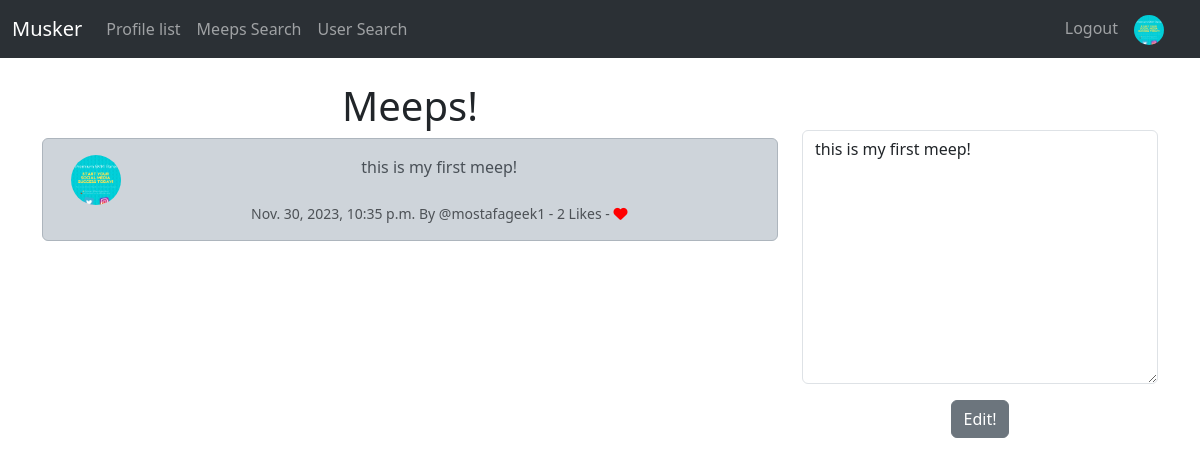
/meep_edit/1 (signed in), run on the app's committed database.
### musker/models.py (models this page shows, shortened)
class Profile(models.Model):
    user = models.OneToOneField(User, on_delete=models.CASCADE)
    follows = models.ManyToManyField("self",
                                     related_name="followed_by",
                                     symmetrical=False,
                                     blank=True)
    date_modified = models.DateTimeField(User, auto_now=True)
    profile_image = models.ImageField(null=True,
                                      blank=True,
                                      upload_to="images/")
    profile_bio = models.CharField(null=True, blank=True, max_length=300)
    website_link = models.CharField(null=True, blank=True, max_length=100)
    instagram_link = models.CharField(null=True, blank=True, max_length=100)
    facebook_link = models.CharField(null=True, blank=True, max_length=100)

class Meep(models.Model):
    user = models.ForeignKey(
        User, related_name="meeps",
        on_delete=models.DO_NOTHING
    )
    body = models.CharField(max_length=200)
    created_at = models.DateTimeField(auto_now_add=True)
    likes = models.ManyToManyField(User, related_name="meep_like", blank=True)
    def number_of_likes(self):
        return self.likes.count()

### musker/views.py (the view)
# urls.py: path('meep_edit/<int:pk>', views.meep_edit, name='meep_edit'),
def meep_edit(request, pk):
    meep = get_object_or_404(Meep, id=pk)
    if request.user.is_authenticated:
        if request.user.username == meep.user.username:
            form = MeepForm(request.POST or None, instance=meep)
            if request.method == 'POST':
                if form.is_valid():
                    meep = form.save(commit=False)
                    meep.user = request.user
                    meep.save()
                    messages.success(request, ('Your Meep Has Been Updated!'))
                    return redirect('home')
            else:
                return render(request, "meep_edit.html", {'form': form, 'meep': meep})
        else:
            messages.success(request, ("You can only edit your own meeps!"))
            return redirect('home')
    else:
        messages.success(request, ("You must be logged in!"))
        return redirect('home')

### musker/forms.py
class MeepForm(forms.ModelForm):
    body = forms.CharField(required=True,
                           widget=forms.widgets.Textarea(
                               attrs={
                                   "placeholder": "Enter Your Meep!",
                                   "class": "form-control"
                               }
                           ),
                           label = "",
                           )
    class Meta:
        model = Meep
        exclude = ("user", "likes")

### musker/templates/meep_edit.html (shortened to what this page needs)
{% extends 'base.html' %}
{% load static %}
{% block content %}
<div class="container text-center">
    <div class="row">
        <div class="col-8">
            <h1>Meeps!</h1>
            <div class="alert alert-dark" role="alert">
                <div class="container">
                    <div class="row">
                        <div class="col-1">
                            {% if meep.user.profile.profile_image %}
                                <img class="rounded-circle" src="{{ meep.user.profile.profile_image.url }}" width="50" height="50">
                            {% else %}
                                <img class="rounded-circle" src="{% static 'images/default.jpeg' %}" width="50" height="50">
                            {% endif %}
                        </div>
                        <div class="col-11">
                            {{ meep.body }} <br><br>
                            <small>
                                <div class="text-muted">
                                    {{ meep.created_at }}
                                    By @{{ meep.user.username }}
                                    - {{ meep.number_of_likes }} Likes -
                                    {% if user in meep.likes.all %}
                                        <a href="{% url 'meep_like' meep.id %}">
                                            <i class="fa-solid fa-heart" style="color: red;"></i>
                                        </a>
                                    {% else %}
                                        <a href="{% url 'meep_like' meep.id %}">
                                            <i class="fa fa-heart-o" style="color: red;"></i>
                                        </a>
                                    {% endif %}
                                </div>
                            </small>
                        </div>
                    </div>
                </div>
            </div>
        </div>
        <div class="col-4">
            <br><br>
            {% if form %}
                <form method="POST">
                    {{ form.as_p }}
                    <button type="submit" class="btn btn-secondary">Edit!</button>
                </form>
            {% endif %}
        </div>
    </div>
</div>
{% endblock %}

### musker/templates/navbar.html (shortened to what this page needs)
{% load static %}
<nav class="navbar navbar-expand-lg bg-body-tertiary" data-bs-theme="dark">
    <div class="container-fluid">
        <a class="navbar-brand" href="{% url 'home' %}">Musker</a>
        <div class="collapse navbar-collapse" id="navbarSupportedContent">
            <ul class="navbar-nav me-auto mb-2 mb-lg-0">
                <li class="nav-item">
                    <a class="nav-link" aria-current="page" href="{% url 'profile_list' %}">Profile list</a>
                </li>
                <li class="nav-item">
                    <a class="nav-link" aria-current="page" href="{% url 'search' %}">Meeps Search</a>
                </li>
                <li class="nav-item">
                    <a class="nav-link" aria-current="page" href="{% url 'user_search' %}">User Search</a>
                </li>
            </ul>
            <ul class="navbar-nav ml-auto">
                {% if user.is_authenticated %}
                    <li class="nav-item">
                        <a class="nav-link" href="{% url 'logout' %}">Logout</a>
                    </li>
                    <li class="nav-link navbar-brand">
                        <a href="{% url 'profile' request.user.id %}">
                            {% if user.profile.profile_image %}
                                <img src="{{ user.profile.profile_image.url }}" class="rounded-circle" width="30" alt="">
                            {% else %}
                                <img class="rounded-circle" src="{% static 'images/default.jpeg' %}" width="30">
                            {% endif %}
                        </a>
                    </li>
                {% endif %}
            </ul>
        </div>
    </div>
</nav>

### data on the page
Meep: user.profile.profile_image (picture), body "this is my first meep!", created_at "Nov. 30, 2023, 10:35 p.m.", user.username "mostafageek1", number_of_likes "2"
